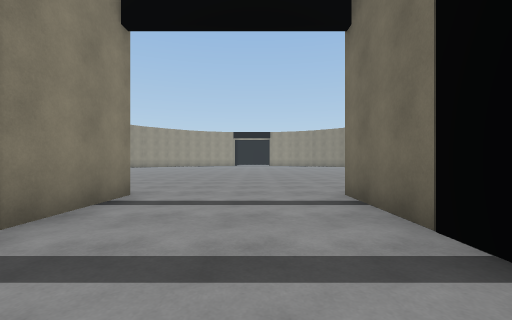
View 1 (above)

17 first-person views from a walk through a 3-D level made in the Unity game engine. The camera is 1.2 m above the floor, looks level and sees 90° across. Doors are open. The floor is counted in squares, 2 m on a side. Each view is taken from the middle of a square. On the plan, view 1 faces up. The plan holds only what a view shows up to about 9 squares ahead; the rest is blank. The place goes on beyond the plan. The player is left out.

View 2
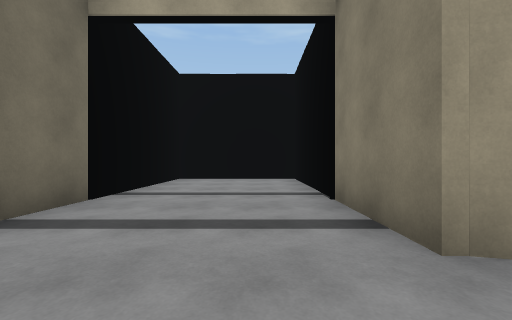

View 3
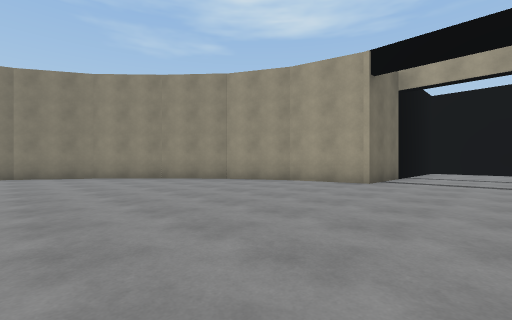

View 4
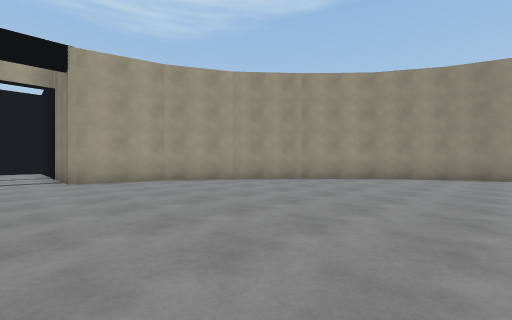

View 5
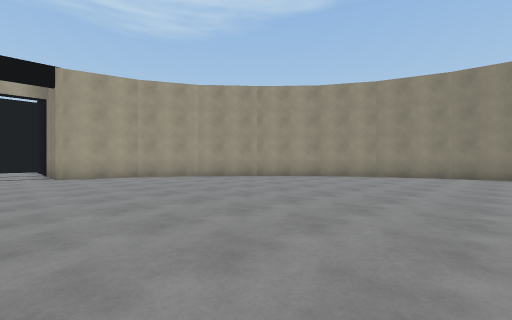

View 6
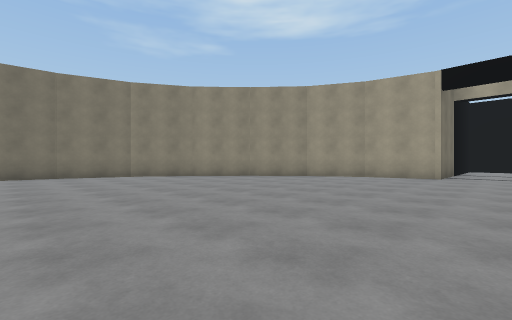

View 7
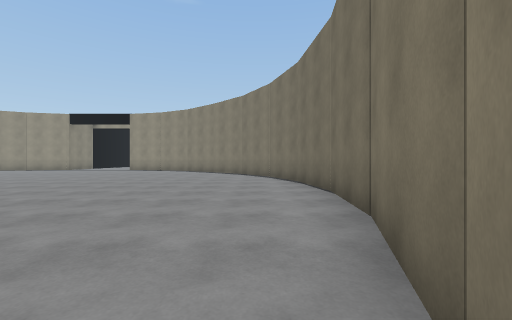

View 8
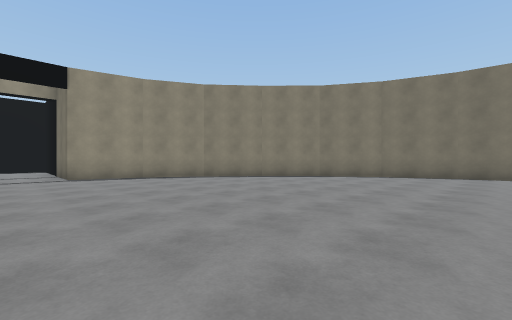

View 9
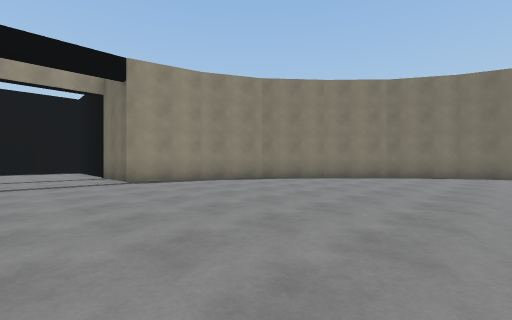

View 10
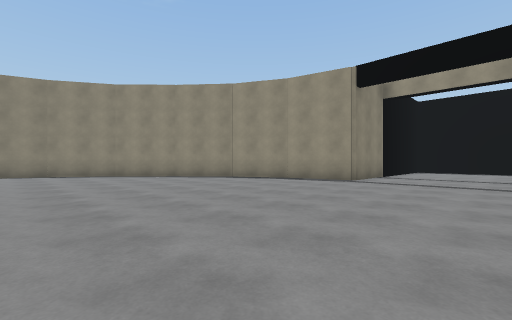

View 11
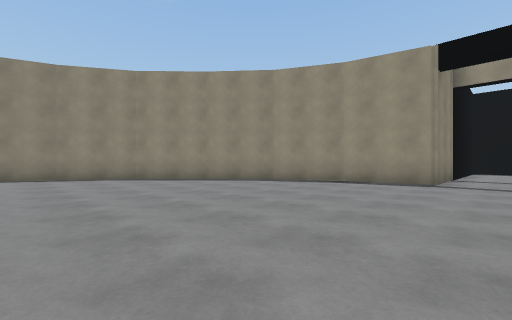

View 12
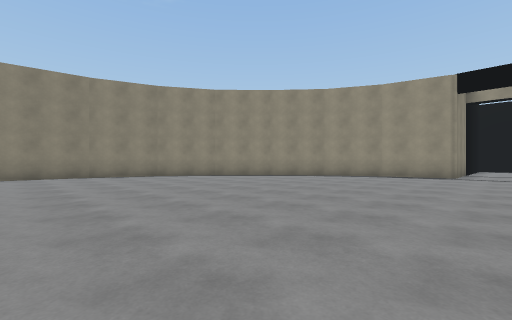

View 13
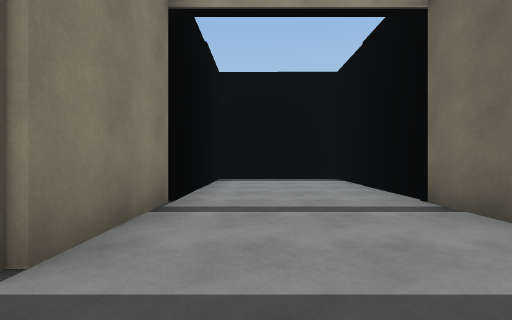

View 14
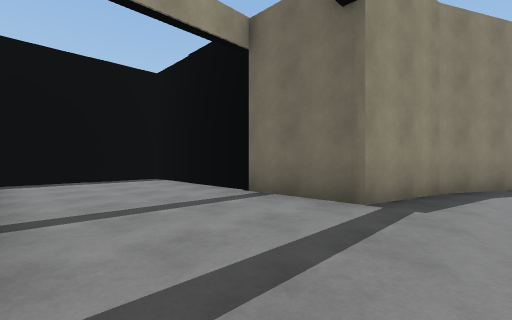

View 15
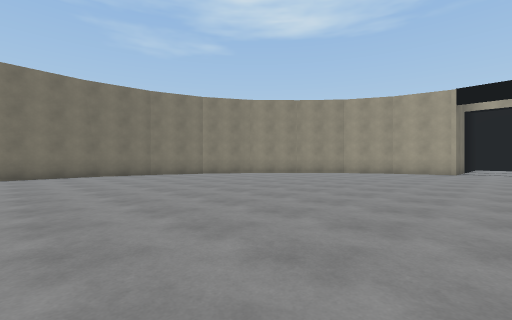

View 16
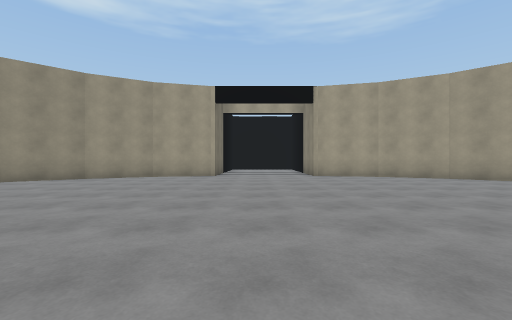

View 17
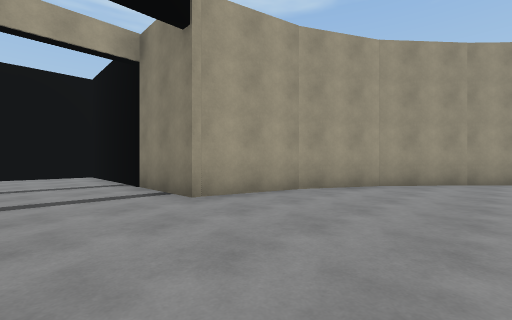

### Floor plan
Ten units are one square. View 1 is at (0, 0); x grows to the right and y downward. Boxes are objects, and circles mark ways between rooms. Rooms are numbered by the first view taken in them; rooms with no view inside come last. Other rooms are left out.
<svg viewBox="-117 -325 227 352">
<path fill="none" stroke="#000" d="M-22 -20 -22 22 15 22 15 -20M69 -226 52 -240M84 -210 68 -227M95 -192 84 -211M102 -128 104 -150M53 -240 34 -249M70 -72 85 -89 96 -108M105 -149 102 -172 95 -193M96 -107 103 -128M36 -249 14 -254 14 -281M54 -58 71 -73M36 -49 55 -59M-77 -226 -93 -210M-62 -239 -78 -226M-79 -73 -62 -59 -44 -49M-92 -211 -104 -191M-45 -49 -22 -44 -22 -20M-93 -89 -78 -73M-103 -193 -110 -171M-110 -172 -112 -150M-112 -140 -110 -127 -103 -106M-104 -107 -92 -88M15 -20 15 -44 37 -49M-23 -281 -23 -254 -44 -249 -63 -239M14 -281 14 -320 -23 -320 -23 -281"/>
<circle cx="-5" cy="-20" r="3" fill="#2a7"/>
<circle cx="-5" cy="-280" r="3" fill="#2a7"/>
<text x="-10" y="0">1</text>
<text x="0" y="-150">2</text>
<text x="-10" y="-300">3</text>
</svg>
Room 1 opens to room 2. Room 2 opens to room 3.

Where each view was taken, in squares from view 1:
view 1: 0 up, 0 right, facing up
view 2: 6 up, 1 left, facing down
view 3: 11 up, 1 left, facing down-right
view 4: 12 up, 1 left, facing down-left
view 5: 14 up, 1 left, facing down-left
view 6: 14 up, 0 right, facing down-right
view 7: 10 up, 9 right, facing up
view 8: 16 up, 0 right, facing up-right
view 9: 18 up, 1 left, facing up-right
view 10: 18 up, 1 right, facing up-left
view 11: 18 up, 1 left, facing up-left
view 12: 15 up, 1 left, facing up-left
view 13: 24 up, 1 left, facing up
view 14: 24 up, 2 left, facing up-right
view 15: 17 up, 0 right, facing down-right
view 16: 14 up, 0 right, facing down
view 17: 8 up, 0 right, facing down-left
